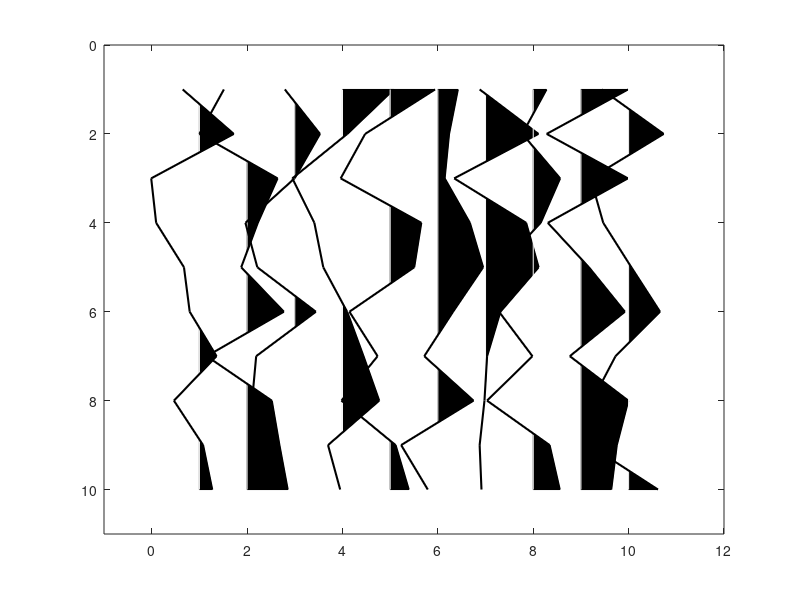

This chart was generated by the following MATLAB code:
function wigb (Data,scal,x,t,amx)
%WIGB    WIGB(Data,scal,x,t,amx) to plot seismic data in wiggle format.
%  'Data' is input matrix data(t,x)
%	 x and t are vectors with offset and time.
%	 If only 'Data' is enter, 'scal,x,t,amn,amx' are decided automatically; 
%	 otherwise, 'scal' is a scalar; 'x, t' are vectors for annotation in 
%	offset and time, amx are the amplitude range.


if nargin == 0, nx=10;nz=10; Data = rand(nz,nx)-0.5; end;

[nz,nx]=size(Data);

trmx= max(abs(Data));
if (nargin <= 4); amx=mean(trmx);  end;
if (nargin <= 2); x=[1:nx]; t=[1:nz]; end;
if (nargin <= 1); scal =1; end;

if nx <= 1; disp(' ERR:PlotWig: nx has to be more than 1');return;end;

 % take the average as dx
	dx1 = abs(x(2:nx)-x(1:nx-1));
 	dx = median(dx1);

 dz=t(2)-t(1);
 xmx=max(max(Data)); xmn=min(min(Data)); 

 if scal == 0; scal=1; end;
 Data = Data * dx /amx; 
 Data = Data * scal;

 fprintf(' PlotWig: data range [%f, %f], plotted max %f \n',xmn,xmx,amx);
 
% set display range 
x1=min(x)-2.0*dx; x2=max(x)+2.0*dx;
z1=min(t)-dz; z2=max(t)+dz;
 
set(gca,'NextPlot','add','Box','on', ...
  'XLim', [x1 x2], ...
  'YDir','reverse', ...
  'YLim',[z1 z2]);
 

	fillcolor = [0 0 0];
	linecolor = [0 0 0];
	linewidth = 1.5;

	t=t'; 	% input as row vector
	zstart=t(1);
	zend  =t(nz);

for i=1:nx,
   
  if trmx(i) ~= 0;    % skip the zero traces
	tr=Data(:,i); 	% --- one scale for all section
  	s = sign(tr) ;
  	i1= find( s(1:nz-1) ~= s(2:nz) );	% zero crossing points
	npos = length(i1);


	%12/7/97 
	zadd = i1 + tr(i1) ./ (tr(i1) - tr(i1+1)); %locations with 0 amplitudes
	aadd = zeros(size(zadd));

	[zpos,vpos] = find(tr >0);
	[zz,iz] = sort([zpos; zadd]); 	% indices of zero point plus positives
	aa = [tr(zpos); aadd];
	aa = aa(iz);

	% be careful at the ends
		if tr(1)>0, 	a0=0; z0=1.00;   % filling + or -
		else, 		a0=[]; z0=[]; %a0=0; z0=zadd(1);
		end;
		if tr(nz)>0, 	a1=0; z1=nz;     % filling + or - 
		else, 		a1=[]; z1=[]; %a1=0; z1=max(zadd);
		end;
			
	zz = [z0; zz; z1; z0];
 	aa = [a0; aa; a1; a0];
		

	zzz = zstart + zz*dz -dz;

	patch( aa+x(i) , zzz,  fillcolor);

	%line( 'Color',[1 1 1],'EraseMode','background',  ...
    %     'Xdata', x(i)+[0 0], 'Ydata',[zstart zend]); % remove zero line

    line( 'Color',[1 1 1],  ...
         'Xdata', x(i)+[0 0], 'Ydata',[zstart zend]); % remove zero line
%'LineWidth',linewidth, ...
%12/7/97 'Xdata', x(i)+[0 0], 'Ydata',[z0 z1]*dz);	% remove zero line

	%line( 'Color',linecolor,'EraseMode','background',  ...
	% 'LineWidth',linewidth, ...
	% 'Xdata', tr+x(i), 'Ydata',t);	% negatives line
	line( 'Color',linecolor,  ...
	 'LineWidth',linewidth, ...
	 'Xdata', tr+x(i), 'Ydata',t);	% negatives line
 
   else % zeros trace
	%line( 'Color',linecolor,'EraseMode','background',  ...
	% 'LineWidth',linewidth, ...
    %     'Xdata', [x(i) x(i)], 'Ydata',[zstart zend]);
   line( 'Color',linecolor,  ...
	 'LineWidth',linewidth, ...
         'Xdata', [x(i) x(i)], 'Ydata',[zstart zend]);
   end;
end;





